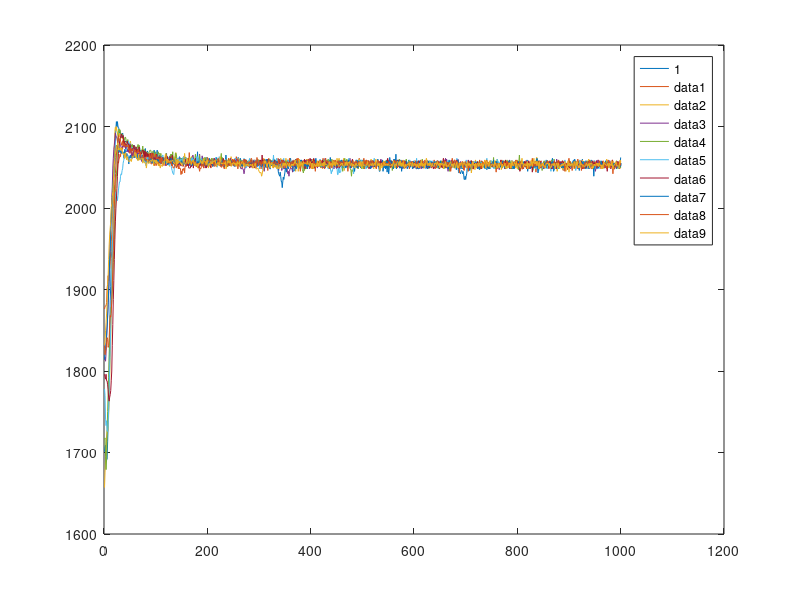
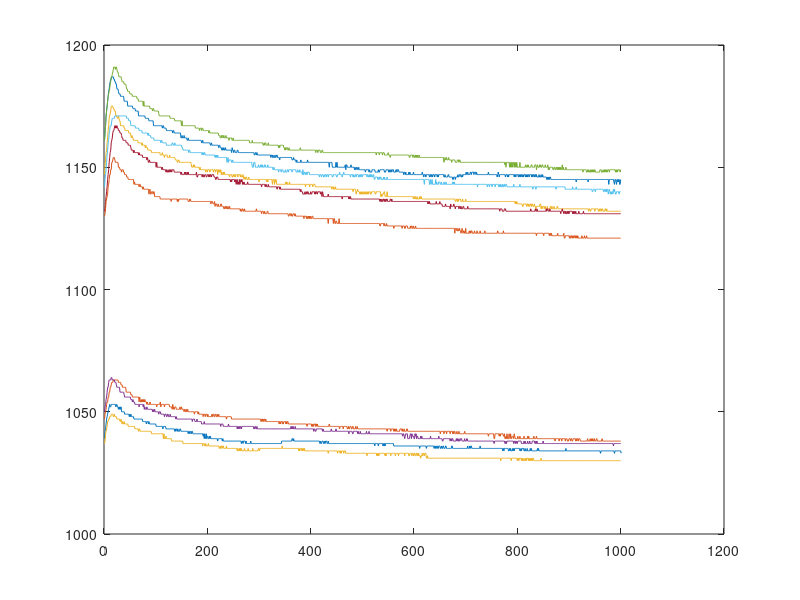
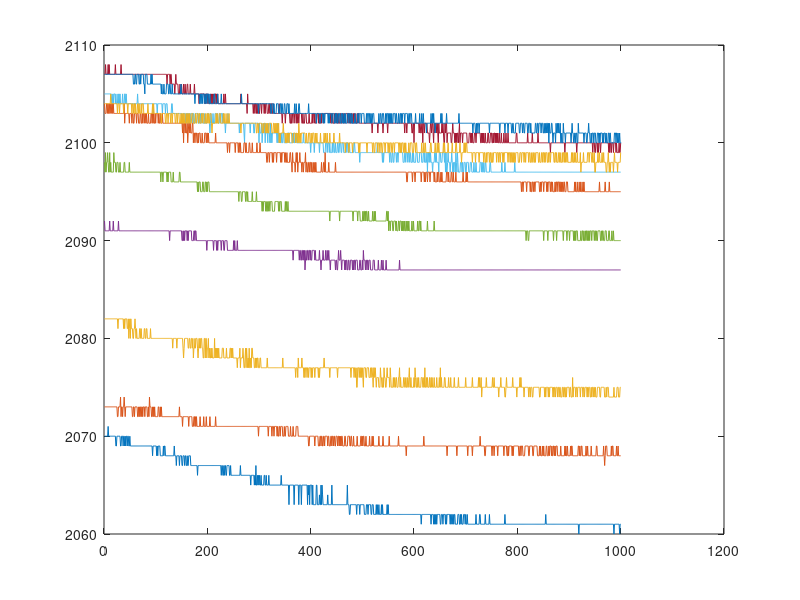

Write MATLAB code to recreate these figures, in order.
clear all;
close all;

testtime=30;

arc1=load('black_foam_110_01_HOLD.mat');
arc2=load('black_foam_110_02_HOLD.mat');
arc3=load('black_foam_110_03_HOLD.mat');
arc4=load('black_foam_110_04_HOLD.mat');
arc5=load('black_foam_110_05_HOLD.mat');
arc6=load('black_foam_110_06_HOLD.mat');
arc7=load('black_foam_110_07_HOLD.mat');
arc8=load('black_foam_110_08_HOLD.mat');
arc9=load('black_foam_110_09_HOLD.mat');
arc10=load('black_foam_110_10_HOLD.mat');

arc1V=arc1.F0pac(2,:);
arc2V=arc2.F0pac(2,:);
arc3V=arc3.F0pac(2,:);
arc4V=arc4.F0pac(2,:);
arc5V=arc5.F0pac(2,:);
arc6V=arc6.F0pac(2,:);
arc7V=arc7.F0pac(2,:);
arc8V=arc8.F0pac(2,:);
arc9V=arc9.F0pac(2,:);
arc10V=arc10.F0pac(2,:);

TV=[arc1V(testtime),arc2V(testtime),arc3V(testtime),arc4V(testtime),arc5V(testtime),arc6V(testtime),arc7V(testtime),arc8V(testtime),arc9V(testtime),arc10V(testtime)].';

arc1P=arc1.F0pdc.';
arc2P=arc2.F0pdc.';
arc3P=arc3.F0pdc.';
arc4P=arc4.F0pdc.';
arc5P=arc5.F0pdc.';
arc6P=arc6.F0pdc.';
arc7P=arc7.F0pdc.';
arc8P=arc8.F0pdc.';
arc9P=arc9.F0pdc.';
arc10P=arc10.F0pdc.';
TP=[arc1P(testtime),arc2P(testtime),arc3P(testtime),arc4P(testtime),arc5P(testtime),arc6P(testtime),arc7P(testtime),arc8P(testtime),arc9P(testtime),arc10P(testtime)].';

arc1T=arc1.F0tdc.';
arc2T=arc2.F0tdc.';
arc3T=arc3.F0tdc.';
arc4T=arc4.F0tdc.';
arc5T=arc5.F0tdc.';
arc6T=arc6.F0tdc.';
arc7T=arc7.F0tdc.';
arc8T=arc8.F0tdc.';
arc9T=arc9.F0tdc.';
arc10T=arc10.F0tdc.';
TT=[arc1T(testtime),arc2T(testtime),arc3T(testtime),arc4T(testtime),arc5T(testtime),arc6T(testtime),arc7T(testtime),arc8T(testtime),arc9T(testtime),arc10T(testtime)].';

Tall=[TV,TP,TT];
figure(1)
plot(arc1V);hold on;
legend('1');
plot(arc2V);hold on;
plot(arc3V);hold on;
plot(arc4V);hold on;
plot(arc5V);hold on;
plot(arc6V);hold on;
plot(arc7V);hold on;
plot(arc8V);hold on;
plot(arc9V);hold on;
plot(arc10V);hold on;

figure(2)
plot(arc1P);hold on;
plot(arc2P);hold on;
plot(arc3P);hold on;
plot(arc4P);hold on;
plot(arc5P);hold on;
plot(arc6P);hold on;
plot(arc7P);hold on;
plot(arc8P);hold on;
plot(arc9P);hold on;
plot(arc10P);hold on;

figure(3)
plot(arc1T);hold on;
plot(arc2T);hold on;
plot(arc3T);hold on;
plot(arc4T);hold on;
plot(arc5T);hold on;
plot(arc6T);hold on;
plot(arc7T);hold on;
plot(arc8T);hold on;
plot(arc9T);hold on;
plot(arc10T);hold on;



